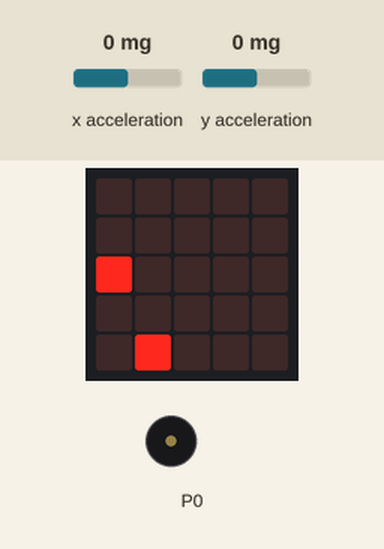
The program below on a simulated BBC micro:bit (MakeCode). On the bench: the board's 5×5 LED display, buzzer (waves = sounding). The inputs (shaded band) are chosen by the test bench; at power-on: y acceleration 0 mg, x acceleration 0 mg. Random numbers come from a fixed seed.

Above: at 2.7 s.
2.8 s: y acceleration set to 276 mg
4.3 s: y acceleration set to 334 mg
At 4.54 s:
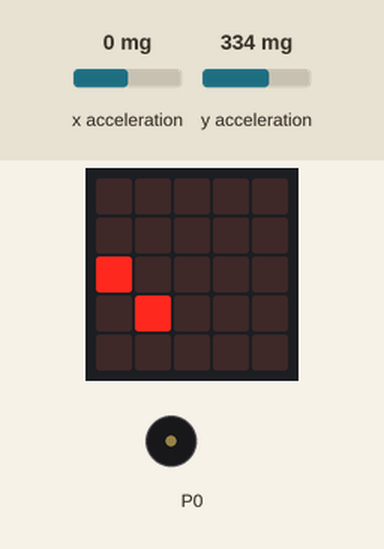
At 6.5 s:
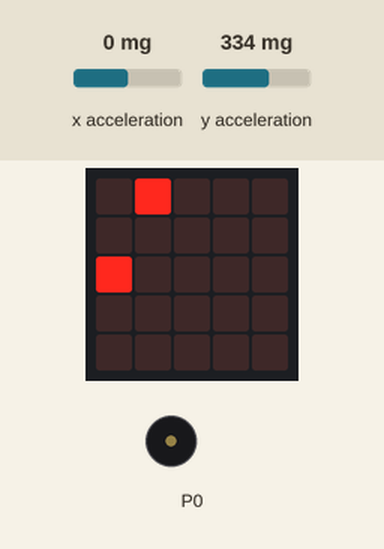
6.8 s: x acceleration set to -275 mg
8.3 s: x acceleration set to -333 mg
At 9.9 s:
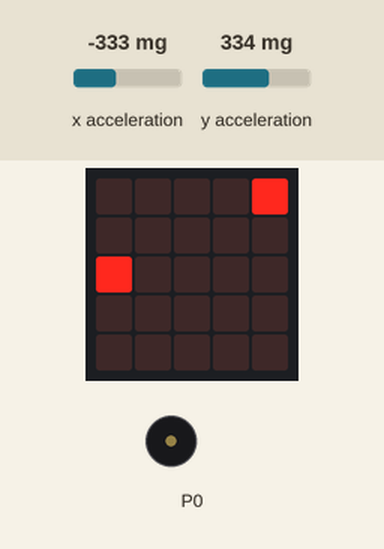
10.6 s: y acceleration set to -267 mg
12.1 s: y acceleration set to -318 mg
At 14.3 s:
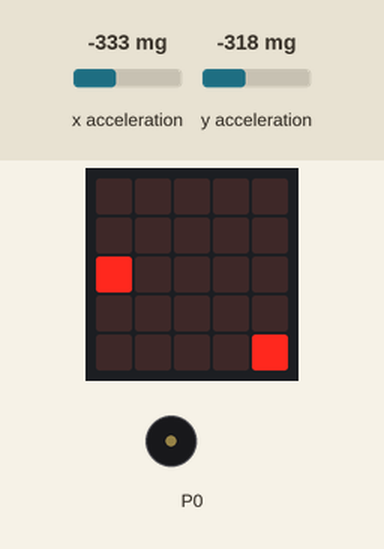
Timing chart, 0 to 15.8 s (numbered marks = the images above; inputs shaded):
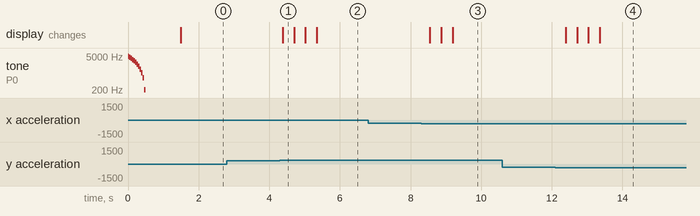

The program:

main.ts
```typescript
function doSomething () {
    music.playSoundEffect(music.createSoundEffect(WaveShape.Square, 5000, 0, 255, 0, 500, SoundExpressionEffect.None, InterpolationCurve.Linear), SoundExpressionPlayMode.UntilDone)
    basic.pause(1000)
    x = randint(0, 4)
    y = randint(0, 4)
    targetx = randint(0, 4)
    targety = randint(0, 4)
    led.plot(targetx, targety)
    led.plot(x, y)
}
let accy = 0
let accx = 0
let targety = 0
let targetx = 0
let y = 0
let x = 0
let samexy = 1
doSomething()
basic.forever(function () {
    samexy = 1
    while (targetx == 2 && targety == 2) {
        targetx = randint(0, 4)
        targety = randint(0, 4)
    }
    accx = input.acceleration(Dimension.X)
    accy = input.acceleration(Dimension.Y)
    if (targetx == x && targety == y) {
        basic.clearScreen()
        samexy = 0
        doSomething()
    }
    if (accx > 300 && x > 0) {
        x += -1
    }
    if (accx < -300 && x < 4) {
        x += 1
    }
    if (accy > 300 && y > 0) {
        y += -1
    }
    if (accy < -300 && y < 4) {
        y += 1
    }
    if (samexy) {
        basic.clearScreen()
        led.plot(x, y)
        led.plot(targetx, targety)
    }
    basic.pause(300)
})
```

test.ts
```typescript
// 在這裡測試；當此封包作為擴充功能時，將不會編譯此內容。
```

Measured:
- the behaviour switches between 300 and 301 mg on y acceleration (found by bisection; images 0 and 1)
- the behaviour switches between -300 and -301 mg on x acceleration (found by bisection; images 2 and 3)
- the behaviour switches between -300 and -301 mg on y acceleration (found by bisection; images 3 and 4)
- after the input at 2.8 s, every drawn part: stays the same
- after the input at 4.3 s, the display: changes after 0.08 s (image 1)
- after the input at 6.8 s, every drawn part: stays the same
- after the input at 8.3 s, the display: first changes after 0.25 s (image 3 shows a later state)
- after the input at 10.6 s, every drawn part: stays the same
- after the input at 12.1 s, the display: first changes after 0.29 s (image 4 shows a later state)
